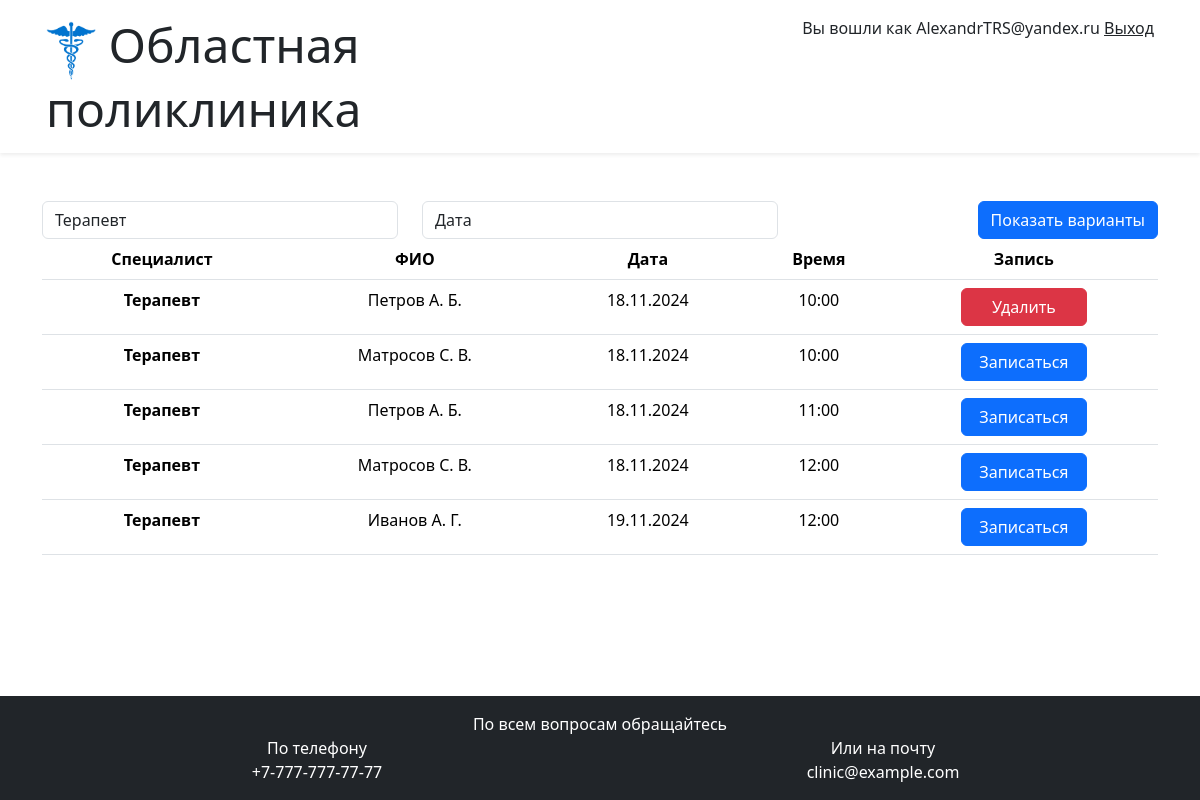
Screenshot of /index.php?specialist=1 (signed in) with the database file from the repository.
### tables this page shows
CREATE TABLE `users` (
  `id` int(11) NOT NULL,
  `email` varchar(255) NOT NULL,
  `name` varchar(255) NOT NULL,
  `password` varchar(255) NOT NULL,
  `salt` varchar(255) NOT NULL,
  `birth_date` date NOT NULL,
  `sex` enum('F','M') NOT NULL,
  `blood_type` tinyint(11) NOT NULL,
  `factor` enum('+','-') NOT NULL
);

CREATE TABLE `appointments` (
  `id` int(11) NOT NULL,
  `doctor_id` int(11) NOT NULL,
  `reception_hour_id` int(11) NOT NULL,
  `user_id` int(11) DEFAULT NULL
);

CREATE TABLE `specialists` (
  `id` int(11) NOT NULL,
  `name` varchar(45) NOT NULL
);

CREATE TABLE `doctors` (
  `id` int(11) NOT NULL,
  `specialist_id` int(11) NOT NULL,
  `name` varchar(45) NOT NULL
);

### .core/db.php (called while the page is built, shortened)
<?php
class Database
{
    private static $instance = null;
    protected function __construct()
    {
        $this->connection = new \PDO(
            "mysql:dbname=clinic;host=localhost",
            'root',
            '',
        );
    }
    public static function getInstance(): Database
    {
        if(null === self::$instance) {
            self::$instance = new static();
        }
        return self::$instance;
    }
    public static function connection(): \PDO
    {
        return static::getInstance()->connection;
    }
    public static function prepare($statement): \PDOStatement
    {
        return static::connection()->prepare($statement);
    }
    public static function query($statement): \PDOStatement
    {
        return static::connection()->query($statement);
    }
}

### .core/table_modules/user/user_table.php (called while the page is built, shortened)
<?php
class UserTable
{
    public static function get_by_id(int $id) {
        $query = Database::prepare("SELECT * FROM `users` WHERE `id` = :id");
        $query->bindParam(":id", $id);
        $query->execute();
        $users = $query->fetchAll();
        return $users[0];
    }
}

### .core/table_modules/specialist/specialist_table.php (called while the page is built)
<?php
class SpecialistTable {
    public static function get_all() {
        $stmt = Database::query("SELECT * FROM `specialists`");
        $stmt->execute();
        return $stmt->fetchAll();
    }
}

### .core/table_modules/reception_hour/reception_hour_table.php (called while the page is built)
<?php
class ReceptionHourTable {
    public static function get_all_day_from_now() {
        $stmt = Database::query('SELECT DATE_FORMAT(hour, "%d.%m.%Y") AS date
                                 FROM `reception_hours`
                                 WHERE hour >= CURDATE()
                                 GROUP BY DATE(hour)
                                 ');
        $stmt->execute();
        return $stmt->fetchAll();
    }
}

### logic.php (called while the page is built, shortened)
<?php
require_once($_SERVER['DOCUMENT_ROOT'] . '/iv_task/.core/index.php');
$sql = 'SELECT a.id AS appointment_id, s.name AS specialist, d.name AS doctor_name, DATE_FORMAT(r.hour, "%d.%m.%Y") AS date, DATE_FORMAT(r.hour, "%H:%i") AS time, a.user_id
        FROM `appointments` a
        INNER JOIN `doctors` d
        ON d.id = a.doctor_id
        INNER JOIN `specialists` s
        ON s.id = d.specialist_id
        INNER JOIN `reception_hours` r
        ON r.id = a.reception_hour_id
        ';
$conditions = [];
$bindings = [];
if (isset($_GET['specialist']) && $_GET['specialist'] !== '') {
    $conditions[] = 's.id = :specialist';
    $bindings[':specialist'] = $_GET['specialist'];
}
if (!empty($conditions)) {
    $sql .= 'WHERE ' . implode(' AND ', $conditions) . "\n";
}
$sql .= 'ORDER BY r.hour, a.id';
$stmt = Database::prepare($sql);
$stmt->execute($bindings);

### index.php (the view, shortened to what this page needs)
<?php
require_once($_SERVER['DOCUMENT_ROOT'] . '/iv_task/logic.php');
include($_SERVER['DOCUMENT_ROOT'] . '/iv_task/templates/header.php');
?>
<div class="container mt-5">
    <form method="get" class="row">
        <div class="col">
            <select name="specialist" class="form-control">
                <?php foreach (SpecialistTable::get_all() as $specialist): ?>
                    <option value="<?= $specialist['id'] ?>" <?= isset($_GET['specialist']) && $_GET['specialist'] == $specialist['id'] ? 'selected' : '' ?>><?= $specialist['name'] ?></option>
                <?php endforeach ?>
            </select>
        </div>
        <div class="col">
            <select name="date" class="form-control">
                <option value="">Дата</option>
                <?php foreach (ReceptionHourTable::get_all_day_from_now() as $day): ?>
                    <option <?= isset($_GET['date']) && $_GET['date'] == $day['date'] ? 'selected' : '' ?>><?= $day['date'] ?></option>
                <?php endforeach ?>
            </select>
        </div>
        <div class="col d-flex flex-row-reverse">
            <button type="submit" class="btn btn-primary">Показать варианты</button>
        </div>
    </form>
    <table class="table text-center">
        <thead>
            <tr>
                <th scope="col">Специалист</th>
                <th scope="col">ФИО</th>
                <th scope="col">Дата</th>
                <th scope="col">Время</th>
                <th scope="col">Запись</th>
            </tr>
        </thead>
        <tbody>
            <?php foreach ($stmt as $row): ?>
                <?php $row = array_map(fn($value) => !is_null($value) ? htmlspecialchars($value) : '', $row); ?>
                <tr>
                    <th><?= $row['specialist'] ?></th>
                    <td><?= $row['doctor_name'] ?></td>
                    <td><?= $row['date'] ?></td>
                    <td><?= $row['time'] ?></td>
                    <td>
                        <?php if (!empty($row['user_id'])): ?>
                            <?php if ($_SESSION['USER_ID'] == $row['user_id']): ?>
                                <form method="post">
                                    <button type="submit" class="btn btn-danger w-50">
                                        Удалить
                                    </button>
                                </form>
                            <?php else : ?>
                                <span class="text-danger">Занято</span>
                            <?php endif ?>
                        <?php else : ?>
                            <form method="post">
                                <button class="btn btn-primary w-50">
                                    Записаться
                                </button>
                            </form>
                        <?php endif ?>
                    </td>
                </tr>
            <?php endforeach ?>
        </tbody>
    </table>
</div>
<?php
include($_SERVER['DOCUMENT_ROOT'] . '/iv_task/templates/footer.php');

### templates/auth_bock.php
<?php
require_once($_SERVER['DOCUMENT_ROOT'] . '/iv_task/.core/index.php');
?>
<div>
    <?php if (isset($_SESSION['USER_ID'])) : ?>
        <div>Вы вошли как <?=UserTable::get_by_id($_SESSION['USER_ID'])['email']?> <a class="link-dark" href="/iv_task/authentication/logout.php">Выход</a></div>
    <?php else : ?>
        <div>Вы не авторизованы</div>
        <div><a class="link-dark" href="/iv_task/authentication/login.php">Ввести логин и пароль</a> или <a class="link-dark" href="/iv_task/authentication/register.php">зарегистрироваться</a></div>
    <?php endif; ?>
</div>

### rows the page displays
users: email "AlexandrTRS@yandex.ru"
appointments: specialists.name "Терапевт", doctor.name "Петров А. Б.", date "18.11.2024", time "10:00"
appointments: specialists.name "Терапевт", doctor.name "Матросов С. В.", date "18.11.2024", time "10:00"
appointments: specialists.name "Терапевт", doctor.name "Петров А. Б.", date "18.11.2024", time "11:00"
appointments: specialists.name "Терапевт", doctor.name "Матросов С. В.", date "18.11.2024", time "12:00"
appointments: specialists.name "Терапевт", doctor.name "Иванов А. Г.", date "19.11.2024", time "12:00"

### other values shown
form field specialist "Терапевт"
